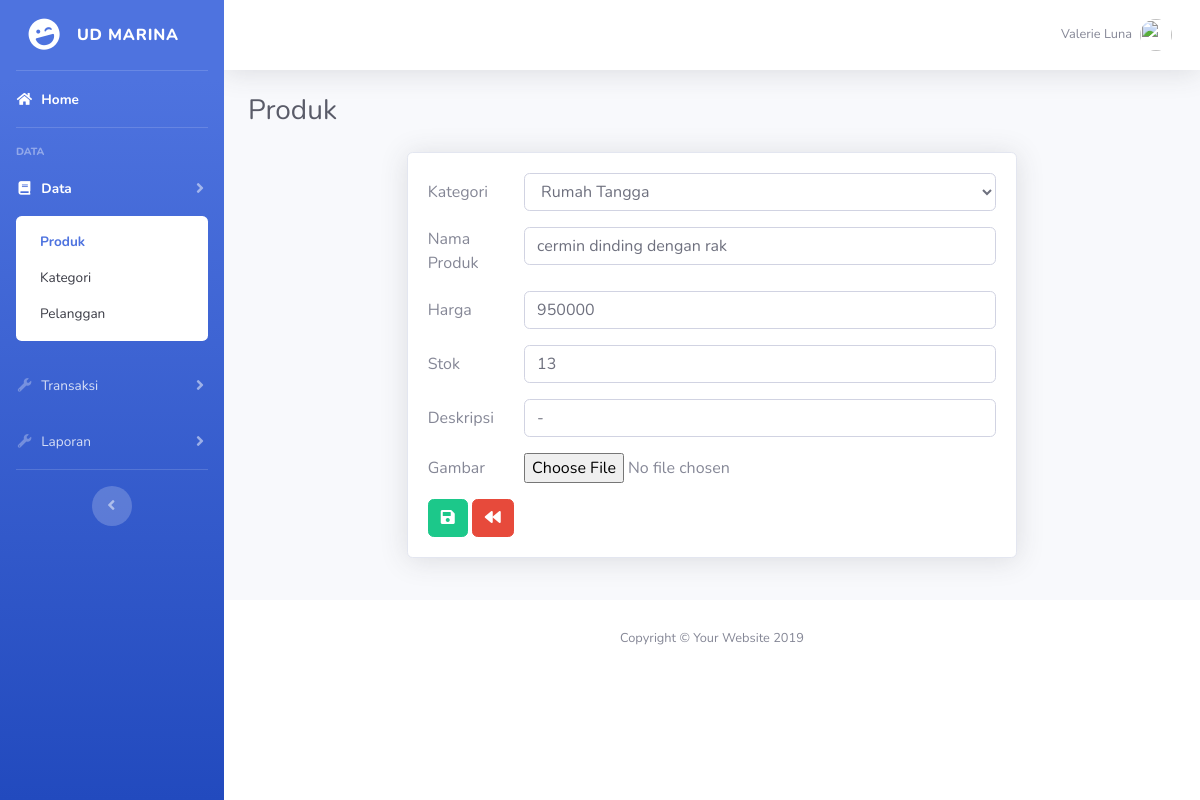
/admin/index.php?page=produk&act=edit&idpro=5, run on the app's committed database.
### tables this page shows
CREATE TABLE IF NOT EXISTS `tbproduk` (
  `id` int(10) NOT NULL,
  `id_kategori` varchar(10) NOT NULL,
  `nama_barang` text NOT NULL,
  `harga` varchar(10) NOT NULL,
  `stok` char(10) NOT NULL,
  `deskripsi` text NOT NULL,
  `tanggal` varchar(50) NOT NULL,
  `img` varchar(50) NOT NULL
);

CREATE TABLE IF NOT EXISTS `tbkategori` (
  `id` int(10) NOT NULL,
  `kategori` varchar(200) NOT NULL
);

### admin/page/produk/add_produk.php (the view, shortened to what this page needs)
<?php
$act = $_GET['act'];
if($act=='edit'){
	$id = $_GET['idpro'];
	$sql = mysql_query("SELECT * FROM tbproduk WHERE id='$id'");
	$dt = mysql_fetch_array($sql);
	$aksi = 'edit';
} else {
	$aksi = 'add';
}
?>
<div class="col-md-8 offset-md-2">
	<div class="card shadow">
		<div class="card-body">
			<form method="POST" action="?page=produk&act=proses&aksi=<?= $aksi;?>" enctype="multipart/form-data">
				<div class="form-group form-row">
					<label class="col-md-2 my-auto">Kategori</label>
					<div class="col-md-10">
						<select class="form-control" name="kat">
							<?php
							$sql = mysql_query("SELECT * FROM tbkategori ORDER BY id ASC");
							while($d = mysql_fetch_array($sql)){?>
								<option value="<?= $d['id'];?>" <?= $dt['id_kategori']==$d['id'] ? 'selected' : '';?>><?= ucfirst($d['kategori']);?></option>
							<?php } ?>
						</select>
					</div>
				</div>
				<div class="form-group form-row">
					<label class="col-md-2 my-auto">Nama Produk</label>
					<div class="col-md-10">
						<input type="text" name="nama" class="form-control" value="<?= @$dt['nama_barang'];?>">
					</div>
				</div>
				<div class="form-group form-row">
					<label class="col-md-2 my-auto">Harga</label>
					<div class="col-md-10">
						<input type="text" name="harga" class="form-control" value="<?= @$dt['harga'];?>">
					</div>
				</div>
				<div class="form-group form-row">
					<label class="col-md-2 my-auto">Stok</label>
					<div class="col-md-10">
						<input type="text" name="stok" class="form-control" value="<?= @$dt['stok'];?>">
					</div>
				</div>
				<div class="form-group form-row">
					<label class="col-md-2 my-auto">Deskripsi</label>
					<div class="col-md-10">
						<input type="text" name="des" class="form-control" value="<?= @$dt['deskripsi'];?>">
					</div>
				</div>
				<div class="form-group form-row">
					<label class="col-md-2 my-auto">Gambar</label>
					<div class="col-md-10">
						<input type="file" name="img">
					</div>
				</div>
				<button type="submit" name="simpan" class="btn btn-success"><i class="fa fa-save"></i></button>
				<a href="?page=produk" class="btn btn-danger"><i class="fa fa-backward"></i></a>
			</form>
		</div>
	</div>
</div>

### data on the page
tbproduk: kat "Rumah Tangga", nama "cermin dinding dengan rak", harga "950000", stok "13", des "-"

### other printed values
$judul "Produk"
